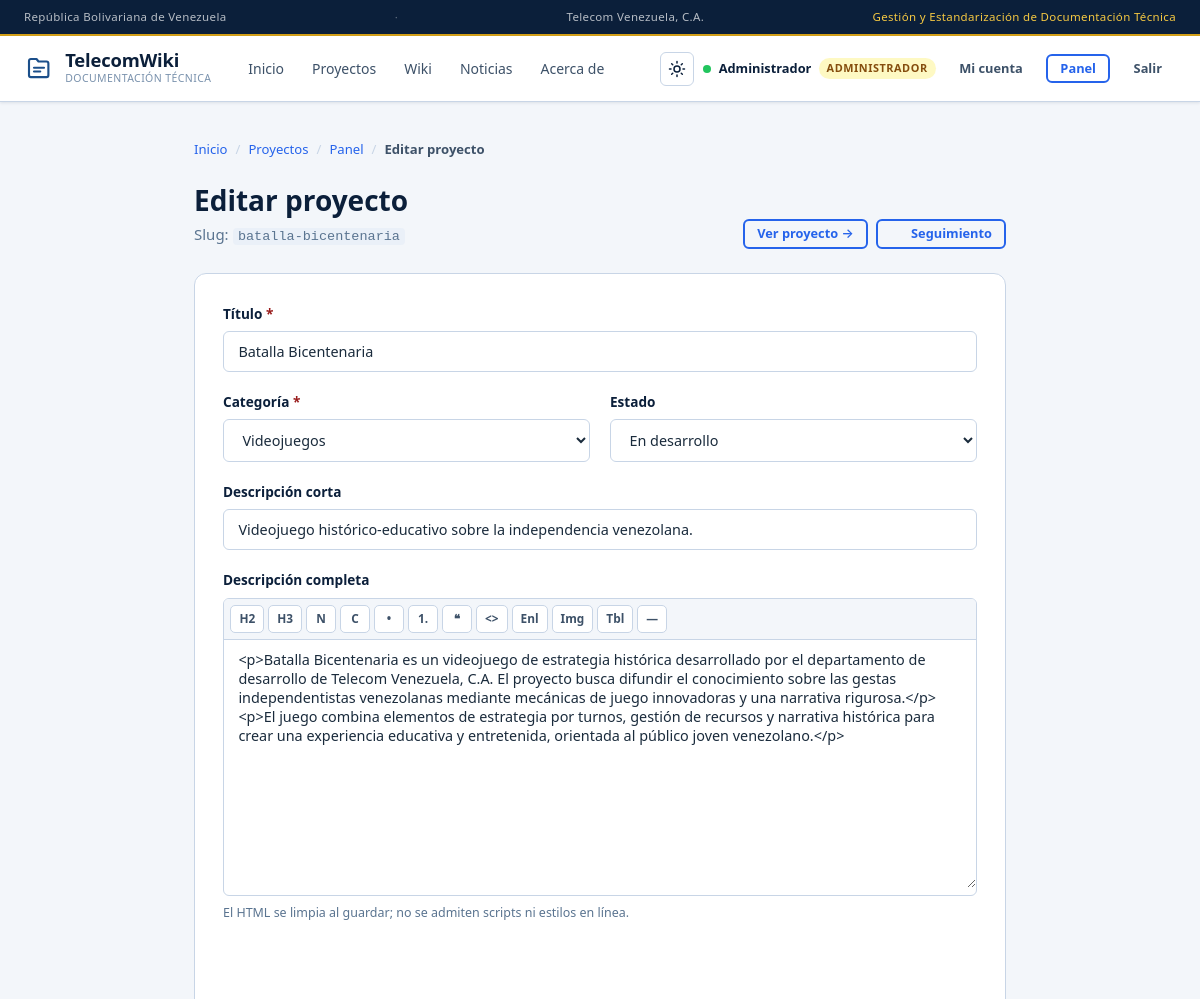
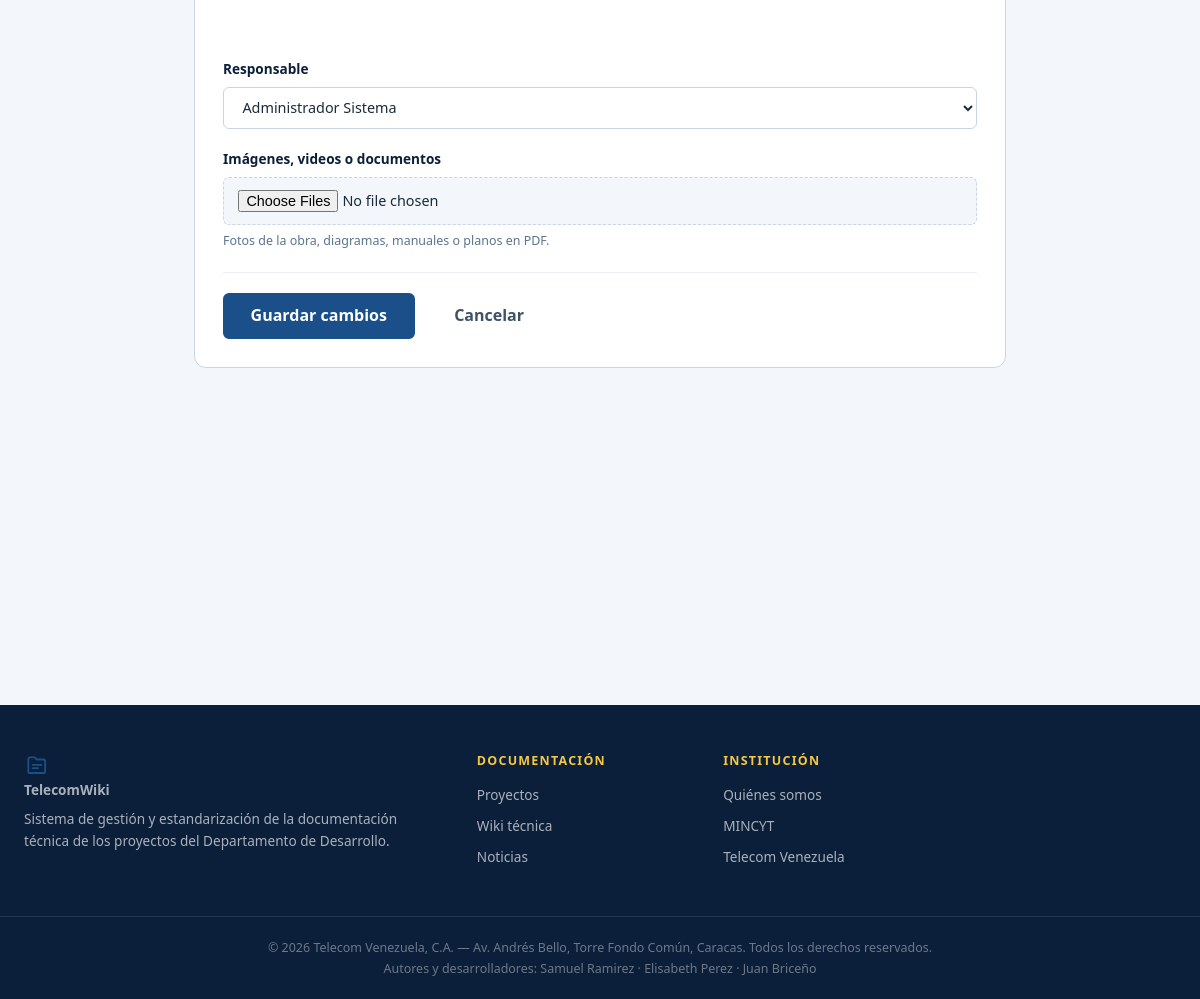
Screenshot of /frontend/admin/proyecto_form.php?id=1 (signed in) with the database file from the repository (2 pictures, top to bottom).
### tables this page shows
CREATE TABLE `usuarios` (
    `id`            INT UNSIGNED NOT NULL AUTO_INCREMENT,
    `nombre`        VARCHAR(100)  NOT NULL,
    `apellido`      VARCHAR(100)  NOT NULL,
    `usuario`       VARCHAR(50)   NOT NULL,
    `email`         VARCHAR(150)  NOT NULL,
    `password`      VARCHAR(255)  NOT NULL,
    `rol`           ENUM('lector','editor','supervisor','admin') NOT NULL DEFAULT 'lector',
    `activo`        TINYINT(1)    NOT NULL DEFAULT 1,
    `ultimo_acceso` DATETIME      NULL DEFAULT NULL,
    `creado_en`     DATETIME      NOT NULL DEFAULT CURRENT_TIMESTAMP,
    PRIMARY KEY (`id`),
    UNIQUE KEY `uq_usuarios_usuario` (`usuario`),
    UNIQUE KEY `uq_usuarios_email`   (`email`),
    KEY `idx_usuarios_rol_activo` (`rol`,`activo`)
);

CREATE TABLE `proyectos` (
    `id`                  INT UNSIGNED NOT NULL AUTO_INCREMENT,
    `titulo`              VARCHAR(200)  NOT NULL,
    `slug`                VARCHAR(220)  NOT NULL,
    `categoria_id`        INT UNSIGNED  NOT NULL,
    `descripcion_corta`   VARCHAR(500)  NULL,
    `descripcion`         LONGTEXT      NULL,
    `tecnologias`         VARCHAR(300)  NULL,
    `version_actual`      VARCHAR(20)   NULL,
    `estado`              ENUM('activo','en_desarrollo','pausado','archivado') NOT NULL DEFAULT 'en_desarrollo',
    `responsable_id`      INT UNSIGNED  NULL,
    `fecha_inicio`        DATE          NULL,
    `fecha_actualizacion` DATETIME      NOT NULL DEFAULT CURRENT_TIMESTAMP ON UPDATE CURRENT_TIMESTAMP,
    `creado_en`           DATETIME      NOT NULL DEFAULT CURRENT_TIMESTAMP,
    PRIMARY KEY (`id`),
    UNIQUE KEY `uq_proyectos_slug` (`slug`),
    KEY `idx_proyectos_categoria` (`categoria_id`),
    KEY `idx_proyectos_estado` (`estado`,`creado_en`),
    KEY `idx_proyectos_responsable` (`responsable_id`),
    CONSTRAINT `fk_proyectos_categoria`   FOREIGN KEY (`categoria_id`)   REFERENCES `categorias`(`id`)     ON DELETE RESTRICT,
    CONSTRAINT `fk_proyectos_responsable` FOREIGN KEY (`responsable_id`) REFERENCES `usuarios`(`id`)      ON DELETE SET NULL
);

### frontend/admin/proyecto_form.php (the view, shortened to what the rows shown need)
<?php
$proyectoId = entero($_GET['id'] ?? $_POST['proyecto_id'] ?? '', 0);
$esAlta     = $proyectoId === 0;
requierePermiso($esAlta ? 'proyecto.crear' : 'proyecto.editar');
$proyecto  = $esAlta ? null : dbUnica('SELECT * FROM proyectos WHERE id = ? LIMIT 1', [$proyectoId]);
$valores = [
    'titulo'            => $proyecto['titulo'] ?? '',
    'categoria_id'      => $proyecto['categoria_id'] ?? '',
    'descripcion_corta' => $proyecto['descripcion_corta'] ?? '',
    'descripcion'       => $proyecto['descripcion'] ?? '',
    'tecnologias'       => $proyecto['tecnologias'] ?? '',
    'version_actual'    => $proyecto['version_actual'] ?? '',
    'estado'            => $proyecto['estado'] ?? 'en_desarrollo',
    'responsable_id'    => $proyecto['responsable_id'] ?? '',
    'fecha_inicio'      => $proyecto['fecha_inicio'] ?? '',
];
$cssExtra  = 'admin.css';
abrirPagina();
?>
<div class="container container--form">
    <div class="seccion-cabecera">
        <div>
            <h1><?= $proyecto ? 'Editar proyecto' : 'Nuevo proyecto' ?></h1>
            <?php if ($proyecto): ?>
                <p class="muted">Slug: <code><?= e($proyecto['slug']) ?></code></p>
            <?php endif; ?>
        </div>
    </div>
    <div class="panel panel--form">
        <form method="post" enctype="multipart/form-data" class="formulario"
              action="<?= e(url('admin/proyecto_form.php')) ?>">
            <?= campo('titulo', 'Título', 'text', [
                'valor' => $valores['titulo'], 'requerido' => true, 'max' => 200,
            ]) ?>
            <?= campo('descripcion_corta', 'Descripción corta', 'text', [
                'valor' => $valores['descripcion_corta'], 'max' => 500,
                'placeholder' => 'Se muestra en las tarjetas del listado…',
            ]) ?>
            <?= campo('descripcion', 'Descripción completa', 'textarea', [
                'valor' => $valores['descripcion'], 'filas' => 12, 'max' => 60000,
                'placeholder' => 'HTML básico permitido: h2, h3, p, ul, li, strong, a…',
                'ayuda' => 'El HTML se limpia al guardar; no se admiten scripts ni estilos en línea.',
                'class' => 'editor-ric',
            ]) ?>
        </form>
    </div>
</div>

### frontend/partials/header.php (shortened to what the rows shown need)
<?php
require_once dirname(__DIR__, 2) . '/backend/lib/bootstrap.php';
$usuario    = currentUser();
$cssExtra   = $cssExtra ?? '';
?>
<!DOCTYPE html>
<html lang="es">
<head>
    <link rel="stylesheet" href="<?= e(url('css/base.css')) ?>">
    <link rel="stylesheet" href="<?= e(url('css/layout.css')) ?>">
    <link rel="stylesheet" href="<?= e(url('css/components.css')) ?>">
    <link rel="stylesheet" href="<?= e(url('css/pages.css')) ?>">
<?php if ($cssExtra !== ''): ?>
    <link rel="stylesheet" href="<?= e(url('css/' . $cssExtra)) ?>">
<?php endif; ?>
</head>
<body>
<header class="site-header">
    <div class="site-header__inner container">
        <div class="site-header__actions">
<?php if ($usuario === null): ?>
            <a class="btn btn-outline btn-sm" href="<?= e(url('login.php')) ?>">
                <svg width="16" height="16" viewBox="0 0 20 20" fill="currentColor" aria-hidden="true">
                    <path d="M8 4H5a1 1 0 0 0-1 1v10a1 1 0 0 0 1 1h3M12 7l3 3-3 3M15 10H8"/>
                </svg>
                Iniciar sesión
            </a>
<?php else: ?>
            <span class="user-badge">
                <span class="user-dot" aria-hidden="true"></span>
                <span class="user-badge__nombre"><?= e($usuario['nombre']) ?></span>
                <?= badgeRol($usuario['rol']) ?>
            </span>
            <a class="btn btn-ghost btn-sm" href="<?= e(url('cuenta.php')) ?>">
                Mi cuenta
            </a>
            <?php if (puede('panel.acceder')): ?>
                <a class="btn btn-outline btn-sm" href="<?= e(url('admin/index.php')) ?>">Panel</a>
            <?php endif; ?>
            <form class="form-salir" method="post" action="<?= e(url('logout.php')) ?>">
                <button class="btn btn-ghost btn-sm" type="submit">Salir</button>
            </form>
<?php endif; ?>
        </div>
    </div>
</header>
<main id="contenido" class="main-content">

### backend/lib/render.php (shortened to what the rows shown need)
<?php
function badgeRol(string $rol): string {
    return '<span class="role-tag role-' . e($rol) . '">' . e(etiquetaRol($rol)) . '</span>';
}
function campo(string $nombre, string $etiqueta, string $tipo = 'text', array $op = []): string {
    $valor     = $op['valor'] ?? '';
    $requerido = !empty($op['requerido']);
    $max       = $op['max'] ?? null;
    $ayuda     = $op['ayuda'] ?? '';
    $extra     = $op['extra'] ?? '';
    $id        = 'f_' . $nombre;
    $errores   = $op['errores'] ?? [];
    $atributos = 'id="' . e($id) . '" name="' . e($nombre) . '"';
    if ($requerido) $atributos .= ' required';
    if ($max !== null && $tipo !== 'file') {
        $atributos .= ' maxlength="' . (int) $max . '"';
    }
    if (!empty($op['placeholder']) && $tipo !== 'file') {
        $atributos .= ' placeholder="' . e($op['placeholder']) . '"';
    }
    if (!empty($op['multiple']) && $tipo === 'file') {
        $atributos .= ' multiple';
    }
    $atributos .= ' ' . trim($extra);
    $clase = 'form-control' . (!empty($op['class']) ? ' ' . $op['class'] : '');
    $html = '<div class="form-group' . (isset($errores[$nombre]) ? ' form-group--error' : '') . '">';
    $html .= '<label class="form-label" for="' . e($id) . '">' . e($etiqueta)
           . ($requerido ? ' <span class="obligatorio" aria-hidden="true">*</span>' : '') . '</label>';
    if ($tipo === 'select') {
        $html .= '<select class="' . $clase . '" ' . $atributos . '>';
        if (isset($op['vacio'])) {
            $vacio = (string) $op['vacio'];
            $html .= '<option value=""'
                   . ((string) $valor === '' ? ' selected' : '') . '>' . e($vacio) . '</option>';
        }
        foreach ($op['opciones'] ?? [] as $k => $v) {
            $sel = ((string) $k === (string) $valor) ? ' selected' : '';
            $html .= '<option value="' . e((string) $k) . '"' . $sel . '>' . e($v) . '</option>';
        }
        $html .= '</select>';
    } elseif ($tipo === 'textarea') {
        $html .= '<textarea class="' . $clase . '" rows="' . (int) ($op['filas'] ?? 6) . '" '
               . $atributos . '>' . e($valor) . '</textarea>';
    } elseif ($tipo === 'file') {
        $html .= '<input class="' . $clase . '" type="file" ' . $atributos . '>';
    } else {
        $html .= '<input class="' . $clase . '" type="' . e($tipo) . '" value="' . e($valor) . '" '
               . $atributos . '>';
    }
    if (isset($errores[$nombre])) {
        $html .= '<p class="form-error" role="alert">' . e($errores[$nombre]) . '</p>';
    } elseif ($ayuda !== '') {
        $html .= '<p class="form-ayuda">' . e($ayuda) . '</p>';
    }
    return $html . '</div>';
}

### rows the page displays
usuarios: nombre "Administrador", rol "ADMINISTRADOR"
proyectos: slug "batalla-bicentenaria", titulo "Batalla Bicentenaria", descripcion_corta "Videojuego histórico-educativo sobre la independencia venezolana.", descripcion "<p>Batalla Bicentenaria es un videojuego de estrategia histórica desarrollado por el departamento de desarrollo de Telecom Venezuela, C.A. El proyecto busca difundir el conocimiento sobre las gestas independentistas venezolanas mediante mecánicas de juego innovadoras y una narrativa rigurosa.</p><p>El juego combina elementos de estrategia por turnos, gestión de recursos y narrativa histórica para crear una experiencia educativa y entretenida, orientada al público joven venezolano.</p>"

### other values shown
SITE_TAGLINE "Gestión y Estandarización de Documentación Técnica"
SITE_NAME "TelecomWiki"
$texto "Inicio"
$texto "Proyectos"
$texto "Wiki"
$texto "Noticias"
$texto "Acerca de"
$nombre "Inicio"
$nombre "Proyectos"
$nombre "Panel"
$nombre "Editar proyecto"
$etiqueta "Título Categoría Estado Descripción corta Descripción completa Responsable Imágenes, videos o documentos"
$ayuda "El HTML se limpia al guardar; no se admiten scripts ni estilos en línea. Fotos de la obra, diagramas, manuales o planos en PDF."
SITE_AUTORES "Samuel Ramirez · Elisabeth Perez · Juan Briceño"
form field categoria_id "Videojuegos"
